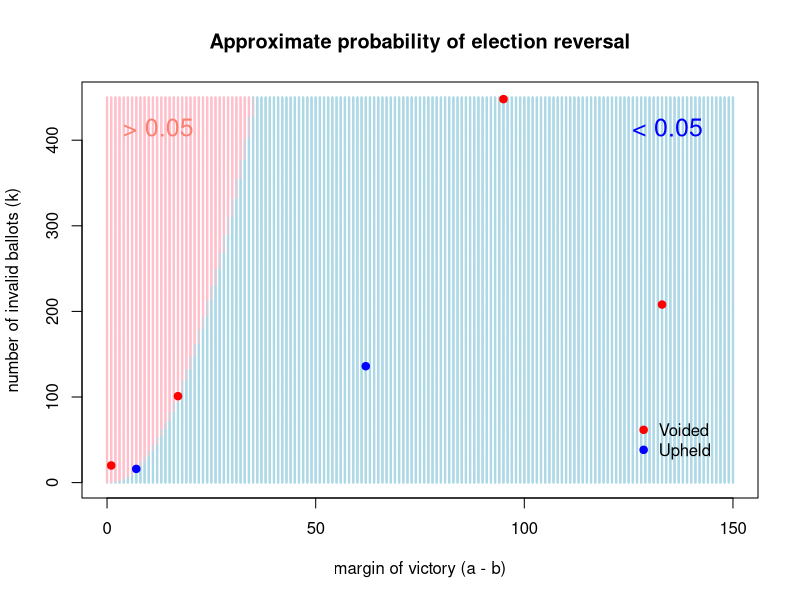

R code for this plot:
## ---- chunk 1
#| code-fold: true
#| fig-align: center
#| label: fig-elections

elections <- data.frame(
  election = c("Ippolito", "Santucci", "DeMartini", "Maine", "Ann Arbor", "Brunswick", "Washington"),
  a = c(1422, 58076, 2656, 1193, 10660, 2390, 1373357),
  b = c(1405, 57981, 2594, 1060, 10659, 2383, 1373228),
  k = c(101, 448, 136, 208, 20, 16, 1439),
  decision = c("void", "void", "upheld", "void", "void", "upheld", "upheld"),
  col = c("red", "red", "blue", "red", "red", "blue", "blue")
)

reversal_prob_binom <- function(a, b, k){
  cutoff = ceiling(0.5 * (k + a - b))
  1 - pbinom(cutoff - 1, k, 1/2)
}

margin_grid <- 0:150
k_grid <- 0:450
n_points <- length(margin_grid) * length(k_grid)

grid <- data.frame(
  margin = numeric(n_points),
  k = numeric(n_points),
  color = rep("lightblue", n_points)
)

row <- 0

for(x in margin_grid){
  for(y in k_grid){
    row <- row + 1
    grid[row, 1] <- x
    grid[row, 2] <- y
    if(reversal_prob_binom(1 + x, 1, y) >= 0.05){
      grid[row, 3] <- "pink"
    }
  }
}

plot(grid$margin, grid$k, col = grid$color, 
     pch = 19, cex = 0.2,
     xlab = "margin of victory (a - b)", 
     ylab = "number of invalid ballots (k)",
     main = "Approximate probability of election reversal")
points(elections$a - elections$b, elections$k, 
       pch = 19, col = elections$col)
legend(-7, 450, "> 0.05", text.col = "salmon", bty = "n", cex = 1.5)
legend(115, 450, "< 0.05", text.col = "blue", bty = "n", cex = 1.5)
legend(125, 85, c("Voided", "Upheld"), pch = 19, col = c("red", "blue"), bty = "n")
